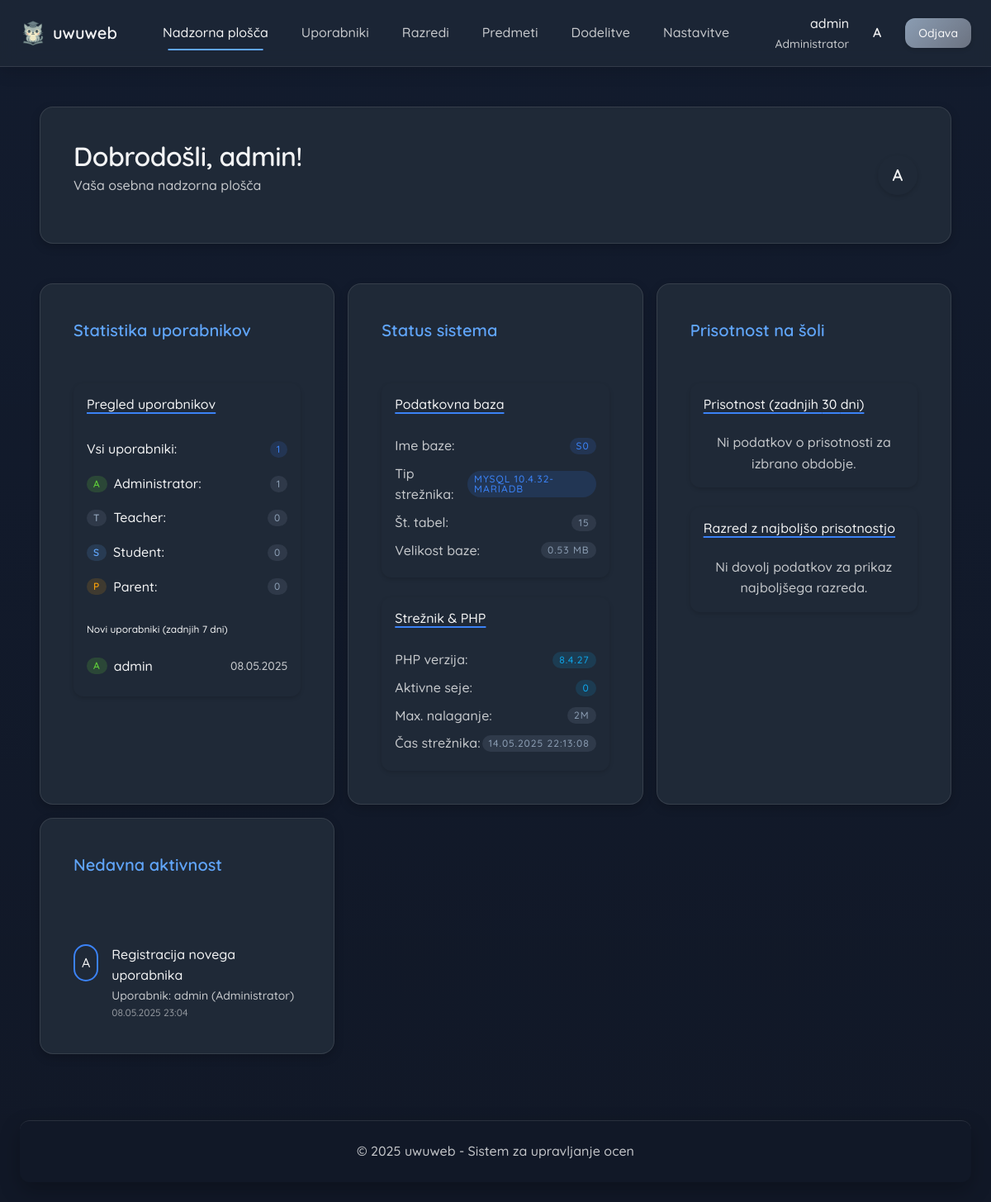
/dashboard.php (signed in), run on the app's committed database.
### tables this page shows
CREATE TABLE roles
(
    role_id INT AUTO_INCREMENT PRIMARY KEY,
    name VARCHAR(50) NOT NULL
);

CREATE TABLE users
(
    user_id   INT AUTO_INCREMENT PRIMARY KEY,
    username  VARCHAR(50)  NOT NULL,
    pass_hash VARCHAR(255) NOT NULL,
    role_id   INT          NOT NULL,
    created_at TIMESTAMP DEFAULT CURRENT_TIMESTAMP,
    CONSTRAINT username UNIQUE (username),
    CONSTRAINT users_ibfk_1 FOREIGN KEY (role_id) REFERENCES roles (role_id)
);

### admin/admin_functions.php (the view, shortened to what the rows shown need)
<?php
require_once __DIR__ . '/../includes/auth.php';
require_once __DIR__ . '/../includes/functions.php';
function renderAdminUserStatsWidget(): string
{
    try {
        $db = getDBConnection();
        $roleQuery = "SELECT r.role_id, r.name, COUNT(u.user_id) as count
                     FROM roles r
                     LEFT JOIN users u ON r.role_id = u.role_id
                     GROUP BY r.role_id, r.name
                     ORDER BY r.role_id";
        $roleStmt = $db->query($roleQuery);
        $roleStats = $roleStmt->fetchAll(PDO::FETCH_ASSOC);
        $recentQuery = "SELECT u.user_id, u.username, u.created_at, r.name as role_name
                       FROM users u
                       JOIN roles r ON u.role_id = r.role_id
                       WHERE u.created_at > DATE_SUB(NOW(), INTERVAL 7 DAY)
                       ORDER BY u.created_at DESC
                       LIMIT 5";
        $recentStmt = $db->query($recentQuery);
        $recentUsers = $recentStmt->fetchAll(PDO::FETCH_ASSOC);
        $totalUsers = array_sum(array_column($roleStats, 'count'));
        $output = '<div class="d-flex flex-column h-full">';
        $output .= '<div class="rounded p-0 shadow-sm flex-grow-1 d-flex flex-column">';
        $output .= '<h5 class="m-0 mt-md ml-md mb-sm card-subtitle font-medium border-bottom">Pregled uporabnikov</h5>';
        $output .= '<div class="p-md flex-grow-1" style="overflow-y: auto;">';
        $output .= '<div class="mb-lg">';
        $output .= '<div class="d-flex justify-between items-center py-sm border-bottom">';
        $output .= '<span class="font-medium">Vsi uporabniki:</span>';
        $output .= '<span class="badge badge-primary">' . $totalUsers . '</span>';
        $output .= '</div>';
        foreach ($roleStats as $role) {
            $roleName = strtolower($role['name']);
            $roleClass = match ($roleName) {
                'teacher' => 'role-teacher',
                'student' => 'role-student',
                'parent' => 'role-parent',
                default => 'role-admin',
            };
            $output .= '<div class="d-flex justify-between items-center py-sm border-bottom">';
            $output .= '<div class="d-flex items-center">';
            $output .= '<span class="role-badge ' . $roleClass . ' mr-sm">' . strtoupper(substr($role['name'], 0, 1)) . '</span>';
            $output .= '<span>' . htmlspecialchars(ucfirst($role['name'])) . ':</span>';
            $output .= '</div>';
            $output .= '<span class="badge badge-secondary">' . $role['count'] . '</span>';
            $output .= '</div>';
        }
        $output .= '</div>';
        if (!empty($recentUsers)) {
            $output .= '<div class="mt-lg">';
            $output .= '<h6 class="font-medium mb-md">Novi uporabniki (zadnjih 7 dni)</h6>';
            foreach ($recentUsers as $user) {
                $roleName = strtolower($user['role_name']);
                $roleClass = match ($roleName) {
                    'teacher' => 'role-teacher',
                    'student' => 'role-student',
                    'parent' => 'role-parent',
                    default => 'role-admin',
                };
                $output .= '<div class="d-flex justify-between items-center py-sm border-bottom">';
                $output .= '<div class="d-flex items-center">';
                $output .= '<span class="role-badge ' . $roleClass . ' mr-sm">' . strtoupper(substr($user['role_name'], 0, 1)) . '</span>';
                $output .= '<span>' . htmlspecialchars($user['username']) . '</span>';
                $output .= '</div>';
                $output .= '<span class="text-sm text-secondary">' . date('d.m.Y', strtotime($user['created_at'])) . '</span>';
                $output .= '</div>';
            }
            $output .= '</div>';
        } elseif (empty($roleStats)) $output .= '<p class="text-secondary text-center">Ni podatkov o uporabnikih.</p>';
        $output .= '</div>';
        $output .= '</div>';
        $output .= '</div>';
        return $output;
    } catch (Exception $e) {
        error_log("Error in renderAdminUserStatsWidget: " . $e->getMessage());
        return renderPlaceholderWidget('Napaka pri pridobivanju podatkov o uporabnikih.');
    }
}

### dashboard.php (shortened to what the rows shown need)
<?php
require_once 'includes/auth.php';
require_once 'includes/functions.php';
$userRole = getUserRole();
if ($userRole === ROLE_ADMIN) require_once 'admin/admin_functions.php'; elseif ($userRole === ROLE_TEACHER) require_once 'teacher/teacher_functions.php';
elseif ($userRole === ROLE_STUDENT) require_once 'student/student_functions.php';
elseif ($userRole === ROLE_PARENT) require_once 'parent/parent_functions.php';
require_once 'includes/header.php';
$userRole = getUserRole();
$widgets = getWidgetsByRole($userRole);
$userInfo = getUserInfo($_SESSION['user_id']);
?>
<div class="container py-lg">
    <div class="card mb-lg shadow page-transition">
        <div class="d-flex justify-between items-center px-md py-md">
            <div>
                <h1 class="mt-0 mb-xs">
                    Dobrodošli, <?= htmlspecialchars($userInfo['first_name'] ?? $_SESSION['username']) ?>!</h1>
            </div>
        </div>
    </div>
    <div class="dashboard-grid gap-md">
        <?php foreach ($widgets as $key => $widget): ?>
            <div class="card card-entrance shadow">
                <div class="card__title px-md py-md">
                    <?= htmlspecialchars($widget['title']) ?>
                </div>
                <div class="card__content px-md py-md">
                    <?php
                    if (function_exists($widget['function'])) echo call_user_func($widget['function']); else echo '<p class="text-disabled">Vsebina pripomočka ni na voljo</p>';
                    ?>
                </div>
            </div>
        <?php endforeach; ?>
    </div>

### includes/functions.php (shortened to what the rows shown need)
<?php
require_once __DIR__ . '/auth.php';
function getUserInfo(int $userId): ?array
{
    try {
        $db = getDBConnection();
        $db->beginTransaction();
        $query = "SELECT u.user_id, u.username, u.role_id, r.name as role_name
                  FROM users u
                  JOIN roles r ON u.role_id = r.role_id
                  WHERE u.user_id = :user_id";
        $stmt = $db->prepare($query);
        $stmt->bindParam(':user_id', $userId, PDO::PARAM_INT);
        $stmt->execute();
        $user = $stmt->fetch(PDO::FETCH_ASSOC);
        $db->commit();
        return $user;
    } catch (PDOException $e) {
        if (isset($db) && $db->inTransaction()) $db->rollBack();
        logDBError("Error in getUserInfo: " . $e->getMessage());
        return null;
    }
}
function getWidgetsByRole(int $role): array
{
    $widgets = [];
    switch ($role) {
        case ROLE_ADMIN:
            $widgets[] = [
                'title' => 'Statistika uporabnikov',
                'function' => 'renderAdminUserStatsWidget'
            ];
            $widgets[] = [
                'title' => 'Status sistema',
                'function' => 'renderAdminSystemStatusWidget'
            ];
            $widgets[] = [
                'title' => 'Prisotnost na šoli',
                'function' => 'renderAdminAttendanceWidget'
            ];
            $widgets[] = [
                'title' => 'Nedavna aktivnost',
                'function' => 'renderRecentActivityWidget'
            ];
            break;
    }
    return $widgets;
}
function renderRecentActivityWidget(): string
{
    $roleId = getUserRole();
    try {
        $db = getDBConnection();
        $activities = [];
        $limit = 5;
        switch ($roleId) {
            case ROLE_ADMIN:
                $query = "SELECT 'user_activity' as type, u.username, r.name as role_name,
                          u.created_at as activity_date, 'Registracija novega uporabnika' as description
                          FROM users u
                          JOIN roles r ON u.role_id = r.role_id
                          ORDER BY u.created_at DESC
                          LIMIT :limit";
                $stmt = $db->prepare($query);
                $stmt->bindParam(':limit', $limit, PDO::PARAM_INT);
                $stmt->execute();
                $activities = $stmt->fetchAll(PDO::FETCH_ASSOC);
                break;
        }
        $html = '</div><ul class="list-unstyled m-0 rounded">';
        foreach ($activities as $activity) {
            $html .= '<li class="d-flex items-start gap-md p-md' . (next($activities) ? ' border-bottom' : '') . '">';
            switch ($roleId) {
                case ROLE_ADMIN:
                    $iconClass = 'profile-admin';
                    $html .= '<div class="rounded-full p-sm ' . $iconClass . ' text-white">A</div>';
                    $html .= '<div class="flex-grow-1">';
                    $html .= '<span class="font-medium d-block">' . htmlspecialchars($activity['description']) . '</span>';
                    $html .= '<span class="text-sm text-secondary d-block">Uporabnik: ' . htmlspecialchars($activity['username']) .
                        ' (' . htmlspecialchars($activity['role_name']) . ')</span>';
                    $html .= '<span class="text-xs text-disabled d-block">' . date('d.m.Y H:i', strtotime($activity['activity_date'])) . '</span>';
                    $html .= '</div>';
                    break;
            }
            $html .= '</li>';
        }
        $html .= '</ul>';
        return $html;
    } catch (PDOException $e) {
        logDBError("Error in renderRecentActivityWidget: " . $e->getMessage());
        return renderPlaceholderWidget('Napaka pri pridobivanju podatkov o nedavnih aktivnostih.');
    }
}

### data on the page
roles: name "A", name "Administrator", count "1"
roles: name "T", name "Teacher", count "0"
roles: name "S", name "Student", count "0"
roles: name "P", name "Parent", count "0"
users: role.name "A", username "admin", created_at "08.05.2025", description "Registracija novega uporabnika", role.name "Administrator", created_at "08.05.2025 23:04"

### other printed values
$username "admin"
$roleName "Administrator"
mb_substr($username, 0, 1) "A"
$userInfo['first_name'] "admin"
$_SESSION['username'][0] "A"
$widget['title'] "Statistika uporabnikov"
$totalUsers "1"
$widget['title'] "Status sistema"
$item['label'] "Ime baze:"
$item['value'] "S0"
$item['label'] "Tip strežnika:"
$item['value'] "MYSQL 10.4.32-MARIADB"
$item['label'] "Št. tabel:"
$item['value'] "15"
$item['label'] "Velikost baze:"
